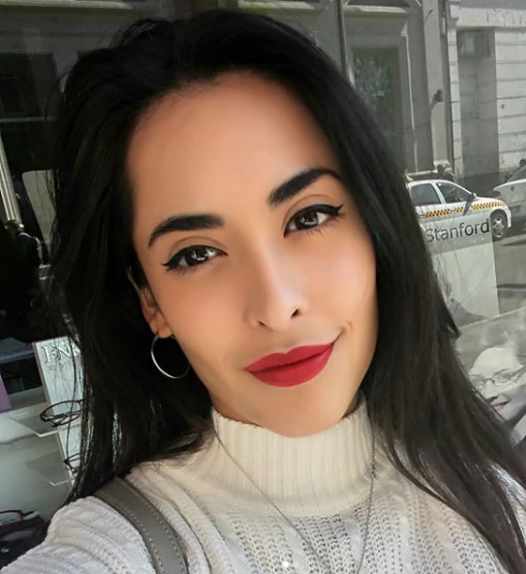
//> input picture unit-tests/roi-test/selfie.png, 526 x 574 px
$ ./test   (built with g++ and OpenCV 4)
//> lines starting //> are read from the running program, lines starting //| are printed output that depends on the picture; after the words box and inside, x2 and y2 are one past the last pixel; in counts of white or black regions, pixels touching at a corner belong together
### unit-tests/roi-test/randomFunc.h
#ifndef RANDOMFUNC_H_
#define RANDOMFUNC_H_
#include <random>

using namespace std;

float randomFloat(float from, float to);
int randomInt(int from, int to);

#endif

### unit-tests/roi-test/randomFunc.cpp
#include "randomFunc.h"

using namespace std;

// [6 lines left out: function randomFloat, not called in this run]

int randomInt(int from, int to) {
        random_device                    rand_dev;
        mt19937                          generator(rand_dev());
        uniform_int_distribution<int>    distr(from, to);
        return distr(generator);
}

### unit-tests/roi-test/test.cpp
#include <opencv2/opencv.hpp>
#include <iostream>
#include <omp.h>
#include <fstream>
#include <string>
#include <filesystem>
#include <chrono>
#include "randomFunc.h"

using namespace std;
int thresh = 100;

// this tests the radom functions, lowe res, blurr, create canvas and inserting an image onto the canvas

vector<vector<cv::Point>> get_rois(cv::Mat image){


	cv::Mat cloneMask;
	cv::cvtColor(image.clone(), cloneMask, cv::COLOR_BGR2GRAY);
	double thresh = 0;
	double maxValue = 255;
	// Binary Threshold
	cv::threshold(cloneMask, cloneMask, thresh, maxValue, cv::THRESH_BINARY);

	cv::Mat canny_output;
	cv::Canny(cloneMask, canny_output, thresh, thresh*2);

    	vector<vector<cv::Point>> contours;
	cv::findContours(canny_output, contours, cv::RETR_TREE, cv::CHAIN_APPROX_SIMPLE);


	return contours;

}

int main(){

	cv::Mat objectImage = cv::imread("../selfie.png");
//> objectImage is the input picture: 574 rows x 526 cols, CV_8UC3; mean B, G, R 85.7, 97.7, 110.1

	cout << "resising an image" << endl;
	cv::resize(objectImage, objectImage, cv::Size(300, 300));
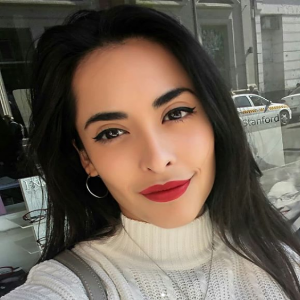
//> objectImage: 300 rows x 300 cols, CV_8UC3; mean B, G, R 85.6, 97.6, 110

	cout << "creating an image" << endl;
	imshow("object",objectImage);
	int k = cv::waitKey(0);
//> the space key is pressed
	cv::Mat canvas(600, 1200, CV_8UC3, cv::Scalar(0,0,0));

	cout << "putting the object in the image" << endl;
	// define x1, x2, y1, y2
	int x1 = randomInt(30, 300);
	int y1 = randomInt(30, 300);
	int x2 = objectImage.cols;
//> x2 = 300
	int y2 = objectImage.rows;
//> y2 = 300

	cv::Mat insetImage(canvas, cv::Rect(x1, y1, x2, y2));
	objectImage.copyTo(insetImage);
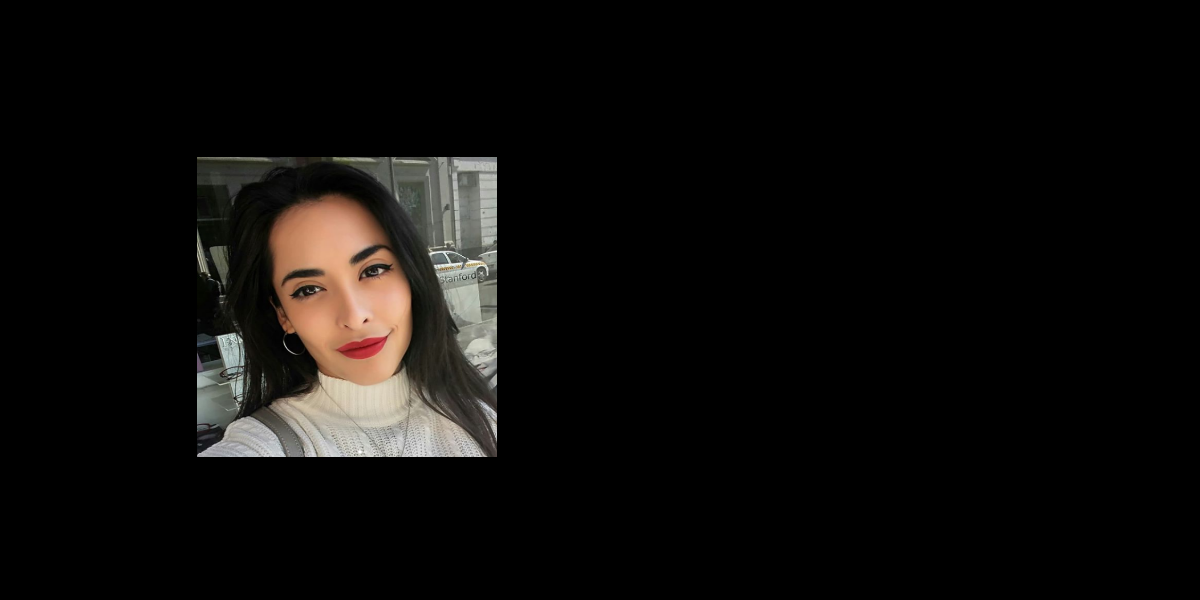
//> canvas: 600 rows x 1200 cols, CV_8UC3; mean B, G, R 10.7, 12.2, 13.7

	int x3 = randomInt(300, 600);
	int y3 = randomInt(30, 300);

	cv::Mat insetImage2(canvas, cv::Rect(x3, y3, x2, y2));
//> insetImage2: 300 rows x 300 cols, CV_8UC3; every value is 0
	objectImage.copyTo(insetImage2);
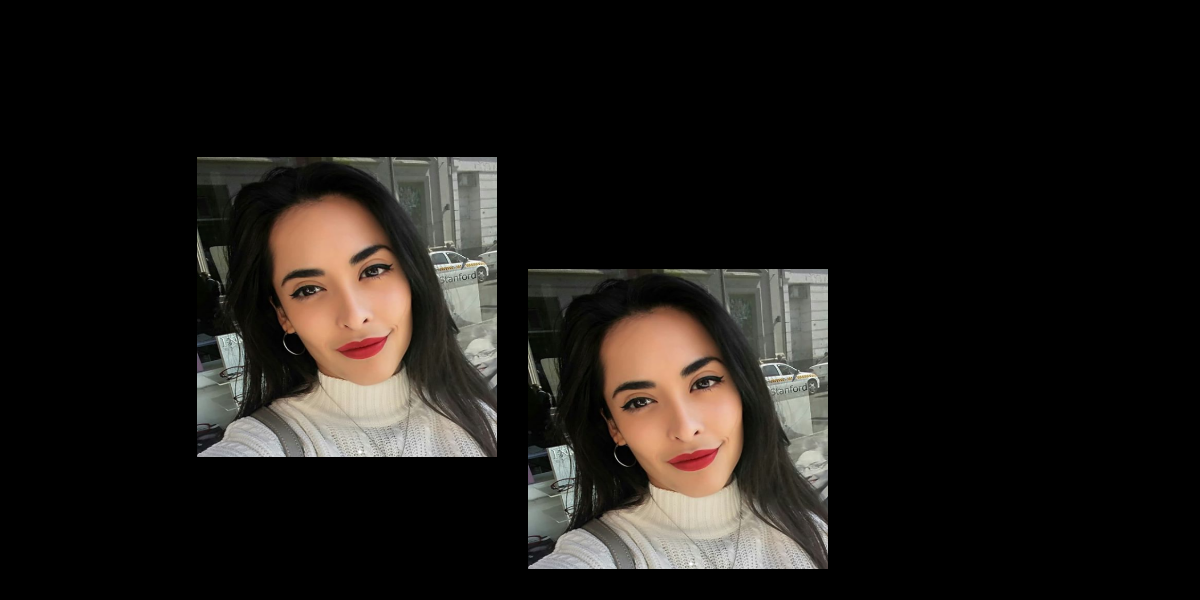
//> canvas: 600 rows x 1200 cols, CV_8UC3; 12.5% of pixels changed, all inside (x1, y1, x2, y2) = (528, 269, 828, 569)


	cout << "applying transformations" << endl;

	vector<vector<cv::Point>> contours = get_rois(canvas.clone());
//> in get_rois, `cv::cvtColor(image.clone(), cloneMask, cv::COLOR_BGR2GRAY);`:
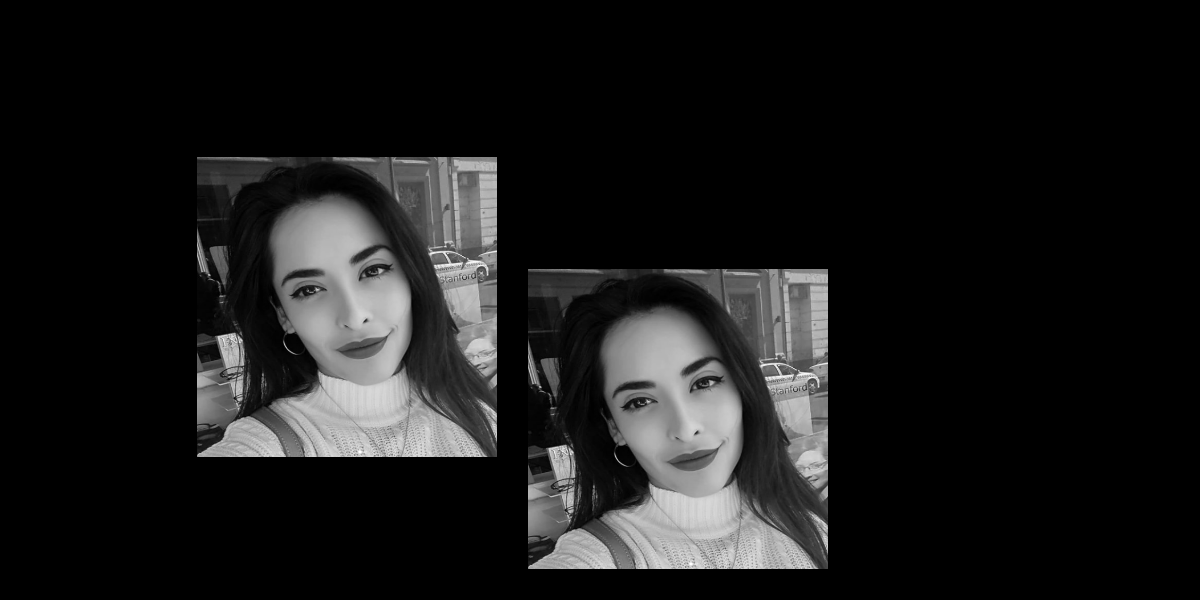
//> cloneMask: 600 rows x 1200 cols, CV_8UC1; min 0, max 255, mean 25
//> in get_rois, `cv::threshold(cloneMask, cloneMask, thresh, maxValue, cv::THRESH_BINAR..`:
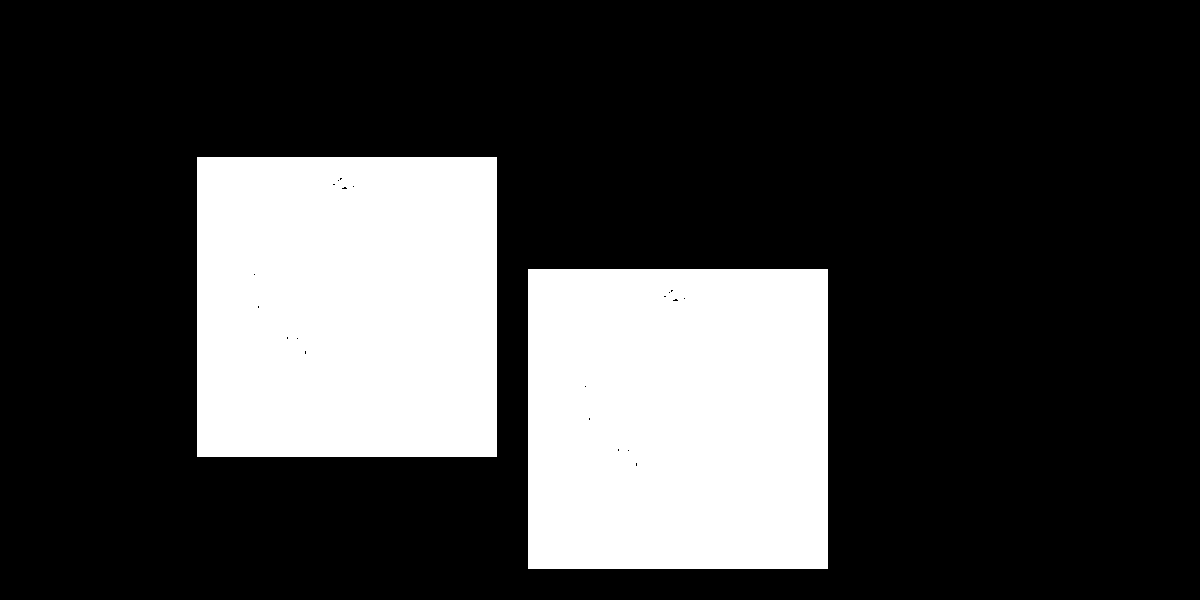
//> cloneMask: 600 rows x 1200 cols, CV_8UC1; 25% white; 2 white regions, box (x1, y1, x2, y2) and area: (197, 157, 497, 457) 89977, (528, 269, 828, 569) 89977
//> in get_rois, `cv::Canny(cloneMask, canny_output, thresh, thresh*2);`:
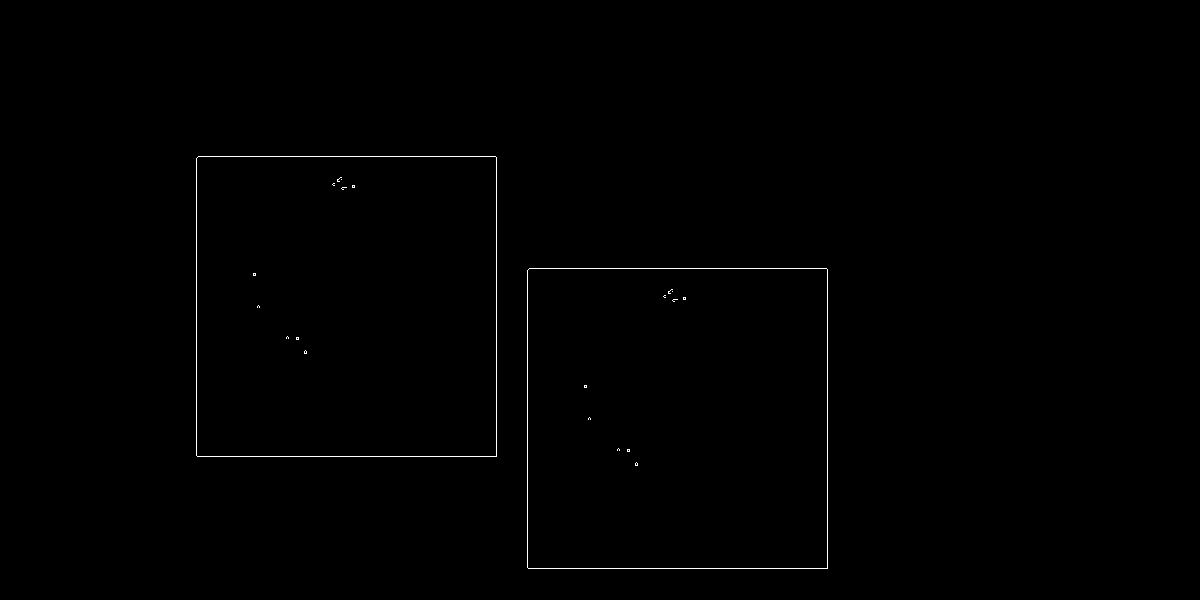
//> canny_output: 600 rows x 1200 cols, CV_8UC1; 0.35% white in thin lines or dots, all inside (x1, y1, x2, y2) = (196, 156, 828, 569)
//> in get_rois, `cv::findContours(canny_output, contours, cv::RETR_TREE, cv::CHAIN_APPR..`: contours = 32 contours, 28 with area under 20; largest, box (x1, y1, x2, y2) and area: (527, 268, 828, 569) 89997, (196, 156, 497, 457) 89997, (527, 268, 828, 569) 89996, (196, 156, 497, 457) 89996

	vector<vector<cv::Point> > contours_poly( contours.size() );
//> contours_poly = 32 empty contours
    	vector<cv::Rect> boundRect( contours.size() );

    	for( size_t i = 0; i < contours.size(); i++ )
    	{
		cv::approxPolyDP( contours[i], contours_poly[i], 3, true );
        	boundRect[i] = cv::boundingRect( contours_poly[i] );
		cv::rectangle( canvas, boundRect[i].tl(), boundRect[i].br(), cv::Scalar(255, 255, 255), 2 );
    	}
//> this loop made 32 passes
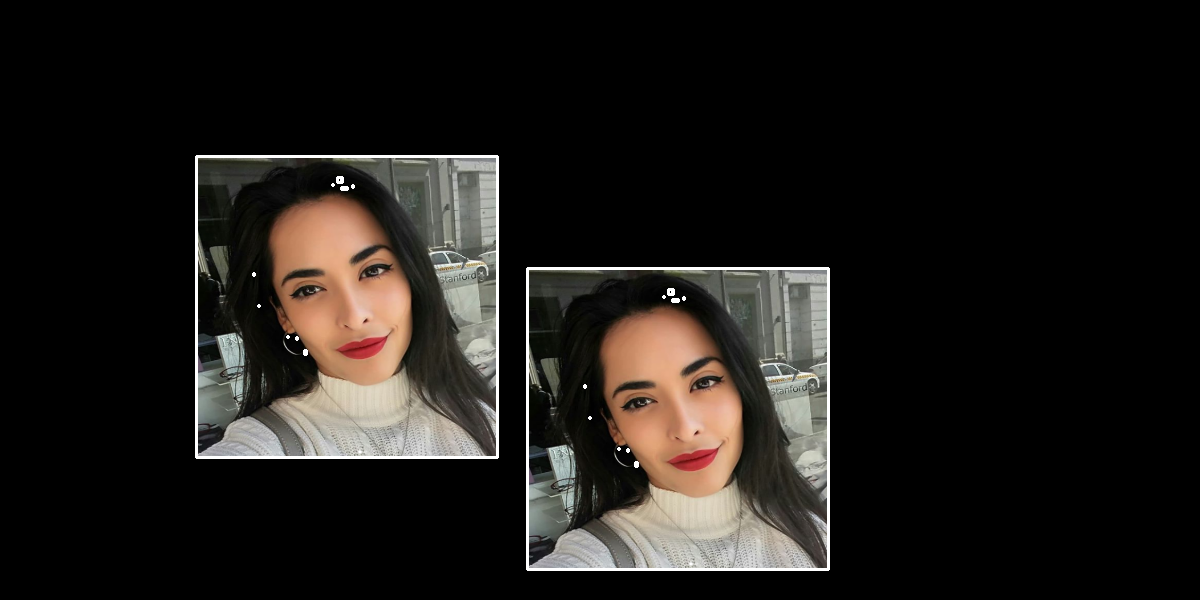
//> canvas: 600 rows x 1200 cols, CV_8UC3; 1.06% of pixels changed, all inside (x1, y1, x2, y2) = (195, 155, 830, 571)

	imshow("canvas",canvas);
	k = cv::waitKey(0);
//> the space key is pressed


	return 0;


}
